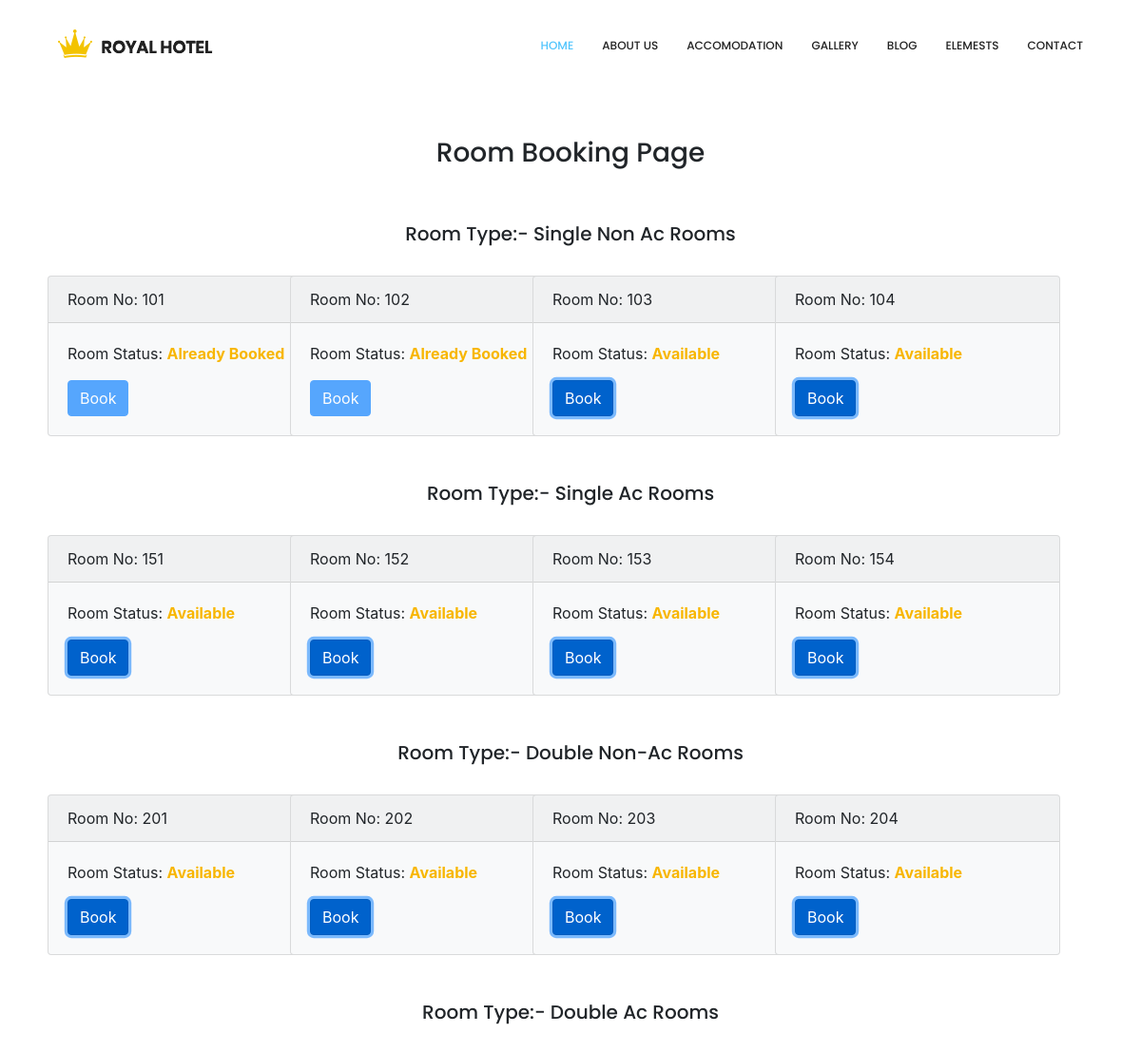
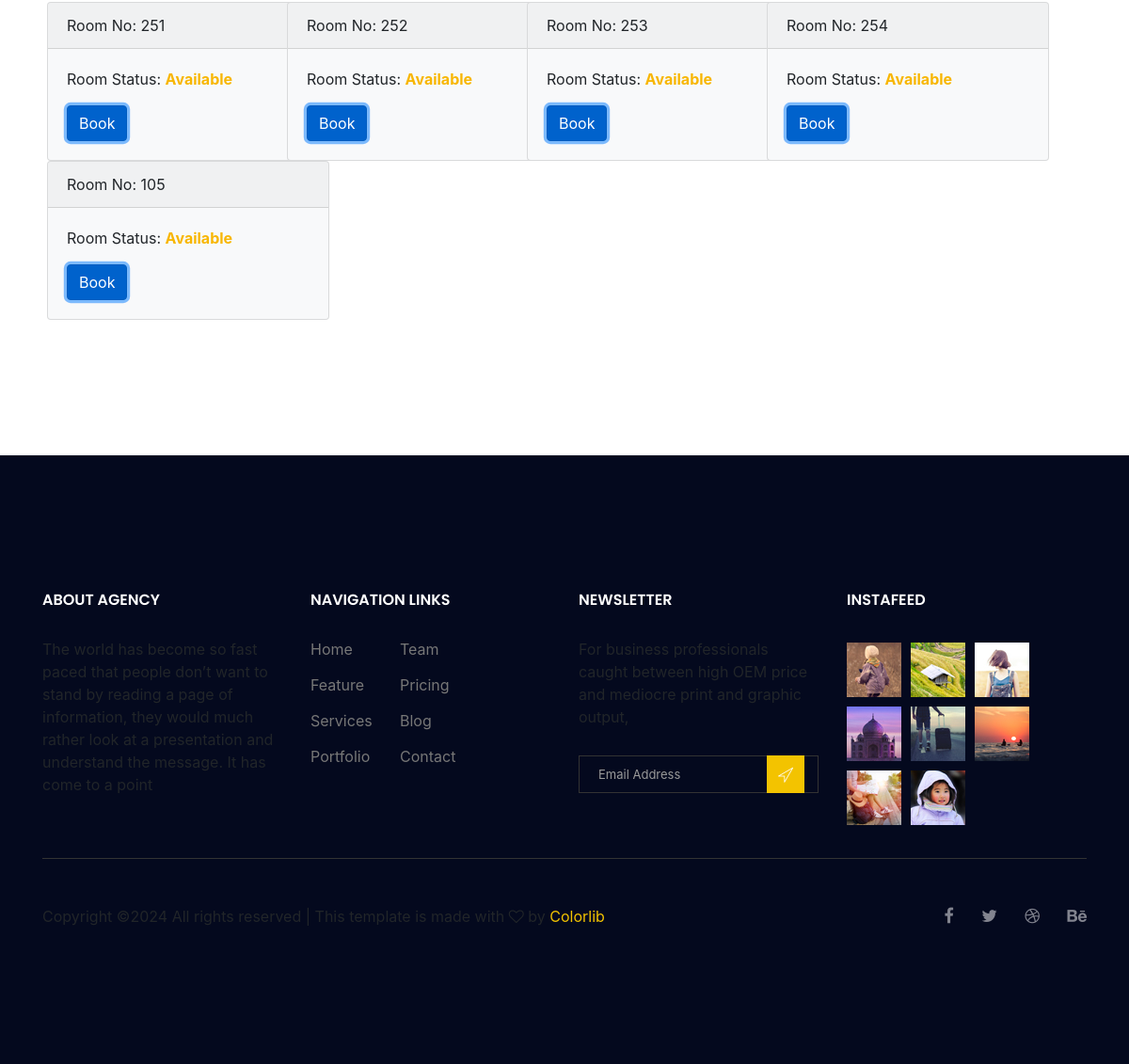
The page /rooms.php on the database its author committed (2 pictures, top to bottom).
### tables this page shows
CREATE TABLE `single_non_ac` (
  `s_no` int(11) NOT NULL,
  `room_no` int(11) NOT NULL,
  `holder_name` varchar(100) NOT NULL,
  `holder_id` int(11) NOT NULL,
  `holder_mobile` varchar(100) NOT NULL,
  `holder_address` varchar(250) NOT NULL,
  `child` int(11) NOT NULL,
  `adult` int(11) NOT NULL,
  `in_date` varchar(100) NOT NULL,
  `out_date` varchar(100) NOT NULL,
  `status` int(11) NOT NULL
);

CREATE TABLE `single_ac` (
  `s_no` int(11) NOT NULL,
  `room_no` int(11) NOT NULL,
  `holder_name` varchar(100) DEFAULT NULL,
  `holder_id` int(11) DEFAULT NULL,
  `holder_mobile` varchar(100) DEFAULT NULL,
  `holder_address` varchar(250) DEFAULT NULL,
  `child` int(11) DEFAULT NULL,
  `adult` int(11) DEFAULT NULL,
  `in_date` varchar(100) DEFAULT NULL,
  `out_date` varchar(100) DEFAULT NULL,
  `status` int(11) DEFAULT NULL
);

CREATE TABLE `double_non_ac` (
  `s_no` int(11) NOT NULL,
  `room_no` int(11) NOT NULL,
  `holder_name` varchar(100) DEFAULT NULL,
  `holder_id` int(11) DEFAULT NULL,
  `holder_mobile` varchar(100) DEFAULT NULL,
  `holder_address` varchar(250) DEFAULT NULL,
  `child` int(11) DEFAULT NULL,
  `adult` int(11) DEFAULT NULL,
  `in_date` varchar(100) DEFAULT NULL,
  `out_date` varchar(100) DEFAULT NULL,
  `status` int(11) NOT NULL
);

CREATE TABLE `double_ac` (
  `s_no` int(11) NOT NULL,
  `room_no` int(11) NOT NULL,
  `holder_name` varchar(100) DEFAULT NULL,
  `holder_id` int(11) DEFAULT NULL,
  `holder_mobile` varchar(100) DEFAULT NULL,
  `holder_address` varchar(250) DEFAULT NULL,
  `child` int(11) DEFAULT NULL,
  `adult` int(11) DEFAULT NULL,
  `in_date` varchar(100) DEFAULT NULL,
  `out_date` varchar(100) DEFAULT NULL,
  `status` int(11) NOT NULL
);

### rooms.php (the view, shortened to what this page needs)
<!doctype html>
<html lang="en">
    <head>
        <link rel="stylesheet" href="css/bootstrap.css">
        <link rel="stylesheet" href="vendors/linericon/style.css">
        <link rel="stylesheet" href="css/font-awesome.min.css">
        <link rel="stylesheet" href="vendors/owl-carousel/owl.carousel.min.css">
        <link rel="stylesheet" href="vendors/bootstrap-datepicker/bootstrap-datetimepicker.min.css">
        <link rel="stylesheet" href="vendors/nice-select/css/nice-select.css">
        <link rel="stylesheet" href="vendors/owl-carousel/owl.carousel.min.css">
        <link rel="stylesheet" href="css/style.css">
        <link rel="stylesheet" href="css/responsive.css">
        <link rel="stylesheet" type="text/css" href="bootstrap-4.4.1/css/bootstrap.min.css">
    </head>
    <body>
        <header class="header_area">
            <div class="container">
                <nav class="navbar navbar-expand-lg navbar-light">
                    <a class="navbar-brand logo_h" href="index.html"><img src="image/Logo.png" alt=""></a>
                    <div class="collapse navbar-collapse offset" id="navbarSupportedContent">
                        <ul class="nav navbar-nav menu_nav ml-auto">
                            <li class="nav-item active"><a class="nav-link" href="index.html">Home</a></li>
                            <li class="nav-item"><a class="nav-link" href="about.html">About us</a></li>
                            <li class="nav-item"><a class="nav-link" href="accomodation.html">Accomodation</a></li>
                            <li class="nav-item"><a class="nav-link" href="gallery.html">Gallery</a></li>
                            <li class="nav-item submenu dropdown">
                                <a href="#" class="nav-link dropdown-toggle" data-toggle="dropdown" role="button" aria-haspopup="true" aria-expanded="false">Blog</a>
                            </li>
                            <li class="nav-item"><a class="nav-link" href="elements.html">Elemests</a></li>
                            <li class="nav-item"><a class="nav-link" href="contact.html">Contact</a></li>
                        </ul>
                    </div>
                </nav>
            </div>
        </header>
        <br><br><br><br><br><br>
       <div class="row">
       	<div class="col-md-12">
       		<center><h3>Room Booking Page</h3></center>
       	</div>
       </div><br><br>
       <center><h5>Room Type:-  Single Non Ac Rooms</h5></center><br>
        <div class="row">
            <?php
                $connection = mysqli_connect("localhost","root","");
                $query = "select * from single_non_ac";
                $query_run = mysqli_query($connection,$query);
                while($row = mysqli_fetch_assoc($query_run)){
                    ?>
                        <div class="col-md-2" style="margin-left: 50px;">
                        <div class="card bg-light" style="width: 300px">
                        <div class="card-header">Room No: <?php echo $row["room_no"]?></div>
                        <div class="card-body">
                            <p class="card-text">Room Status: <?php if($row["status"]==0){echo "<b>Available</b>";}else{echo "<b>Already Booked</b>";}?></p>
                            <a href="admin/book_room.php?rn=<?php echo $row['room_no'] . "&rt=a";?>" class="btn btn-primary <?php if($row["status"]==0){echo "active";}else{echo "disabled";}?>" role="button" aria-disabled="<?php if($row['status']==0){echo "false";}else{echo "true";}?>">Book</a>
                        </div>
                    </div>
                    </div>
                    <?php
                }
            ?>
        </div><br><br>
        <center><h5>Room Type:-  Single Ac Rooms</h5></center><br>
        <div class="row">
            <?php
                $connection = mysqli_connect("localhost","root","");
                $query = "select * from single_ac";
                $query_run = mysqli_query($connection,$query);
                while($row = mysqli_fetch_assoc($query_run)){
                    ?>
                        <div class="col-md-2" style="margin-left: 50px;">
                        <div class="card bg-light" style="width: 300px">
                        <div class="card-header">Room No: <?php echo $row["room_no"]?></div>
                        <div class="card-body">
                            <p class="card-text">Room Status: <?php if($row["status"]==0){echo "<b>Available</b>";}else{echo "<b>Already Booked</b>";}?></p>
                            <a href="admin/book_room.php?rn=<?php echo $row['room_no'] . "&rt=a";?>" class="btn btn-primary <?php if($row["status"]==0){echo "active";}else{echo "disabled";}?>" role="button" aria-disabled="<?php if($row['status']==0){echo "false";}else{echo "true";}?>">Book</a>
                        </div>
                    </div>
                    </div>
                    <?php
                }
            ?>
        </div><br><br>
        <center><h5>Room Type:-  Double Non-Ac Rooms</h5></center><br>
        <div class="row">
            <?php
                $connection = mysqli_connect("localhost","root","");
                $query = "select * from double_non_ac";
                $query_run = mysqli_query($connection,$query);
                while($row = mysqli_fetch_assoc($query_run)){
                    ?>
                        <div class="col-md-2" style="margin-left: 50px;">
                        <div class="card bg-light" style="width: 300px">
                        <div class="card-header">Room No: <?php echo $row["room_no"]?></div>
                        <div class="card-body">
                            <p class="card-text">Room Status: <?php if($row["status"]==0){echo "<b>Available</b>";}else{echo "<b>Already Booked</b>";}?></p>
                            <a href="admin/book_room.php?rn=<?php echo $row['room_no'] . "&rt=a";?>" class="btn btn-primary <?php if($row["status"]==0){echo "active";}else{echo "disabled";}?>" role="button" aria-disabled="<?php if($row['status']==0){echo "false";}else{echo "true";}?>">Book</a>
                        </div>
                    </div>
                    </div>
                    <?php
                }
            ?>
        </div><br><br>
        <center><h5>Room Type:-  Double Ac Rooms</h5></center><br>
        <div class="row">
            <?php
                $connection = mysqli_connect("localhost","root","");
                $query = "select * from double_ac";
                $query_run = mysqli_query($connection,$query);
                while($row = mysqli_fetch_assoc($query_run)){
                    ?>
                        <div class="col-md-2" style="margin-left: 50px;">
                        <div class="card bg-light" style="width: 300px">
                        <div class="card-header">Room No: <?php echo $row["room_no"]?></div>
                        <div class="card-body">
                            <p class="card-text">Room Status: <?php if($row["status"]==0){echo "<b>Available</b>";}else{echo "<b>Already Booked</b>";}?></p>
                            <a href="admin/book_room.php?rn=<?php echo $row['room_no'] . "&rt=a";?>" class="btn btn-primary <?php if($row["status"]==0){echo "active";}else{echo "disabled";}?>" role="button" aria-disabled="<?php if($row['status']==0){echo "false";}else{echo "true";}?>">Book</a>
                        </div>
                    </div>
                    </div>
                    <?php
                }
            ?>
        </div>
        <br><br><br><br><br><br>
        <footer class="footer-area section_gap">
            <div class="container">
                <div class="row">
                    <div class="col-lg-3  col-md-6 col-sm-6">
                        <div class="single-footer-widget">
                            <h6 class="footer_title">About Agency</h6>
                            <p>The world has become so fast paced that people don’t want to stand by reading a page of information, they would much rather look at a presentation and understand the message. It has come to a point </p>
                        </div>
                    </div>
                    <div class="col-lg-3 col-md-6 col-sm-6">
                        <div class="single-footer-widget">
                            <h6 class="footer_title">Navigation Links</h6>
                            <div class="row">
                                <div class="col-4">
                                    <ul class="list_style">
                                        <li><a href="#">Home</a></li>
                                        <li><a href="#">Feature</a></li>
                                        <li><a href="#">Services</a></li>
                                        <li><a href="#">Portfolio</a></li>
                                    </ul>
                                </div>
                                <div class="col-4">
                                    <ul class="list_style">
                                        <li><a href="#">Team</a></li>
                                        <li><a href="#">Pricing</a></li>
                                        <li><a href="#">Blog</a></li>
                                        <li><a href="#">Contact</a></li>
                                    </ul>
                                </div>
                            </div>
                        </div>
                    </div>
                    <div class="col-lg-3 col-md-6 col-sm-6">
                        <div class="single-footer-widget">
                            <h6 class="footer_title">Newsletter</h6>
                            <p>For business professionals caught between high OEM price and mediocre print and graphic output, </p>
                            <div id="mc_embed_signup">
                                <form target="_blank" action="https://spondonit.us12.list-manage.com/subscribe/post?u=1462626880ade1ac87bd9c93a&amp;id=92a4423d01" method="get" class="subscribe_form relative">
                                    <div class="input-group d-flex flex-row">
                                        <input name="EMAIL" placeholder="Email Address" onfocus="this.placeholder = ''" onblur="this.placeholder = 'Email Address '" required="" type="email">
                                        <button class="btn sub-btn"><span class="lnr lnr-location"></span></button>
                                    </div>
                                </form>
                            </div>
                        </div>
                    </div>
                    <div class="col-lg-3 col-md-6 col-sm-6">
                        <div class="single-footer-widget instafeed">
                            <h6 class="footer_title">InstaFeed</h6>
                            <ul class="list_style instafeed d-flex flex-wrap">
                                <li><img src="image/instagram/Image-01.jpg" alt=""></li>
                                <li><img src="image/instagram/Image-02.jpg" alt=""></li>
                                <li><img src="image/instagram/Image-03.jpg" alt=""></li>
                                <li><img src="image/instagram/Image-04.jpg" alt=""></li>
                                <li><img src="image/instagram/Image-05.jpg" alt=""></li>
                                <li><img src="image/instagram/Image-06.jpg" alt=""></li>
                                <li><img src="image/instagram/Image-07.jpg" alt=""></li>
                                <li><img src="image/instagram/Image-08.jpg" alt=""></li>
                            </ul>
                        </div>
                    </div>
                </div>
                <div class="border_line"></div>
                <div class="row footer-bottom d-flex justify-content-between align-items-center">
                    <p class="col-lg-8 col-sm-12 footer-text m-0">
Copyright &copy;<script>document.write(new Date().getFullYear());</script> All rights reserved | This template is made with <i class="fa fa-heart-o" aria-hidden="true"></i> by <a href="https://colorlib.com" target="_blank">Colorlib</a>
</p>
                    <div class="col-lg-4 col-sm-12 footer-social">
                        <a href="#"><i class="fa fa-facebook"></i></a>
                        <a href="#"><i class="fa fa-twitter"></i></a>
                        <a href="#"><i class="fa fa-dribbble"></i></a>
                        <a href="#"><i class="fa fa-behance"></i></a>
                    </div>
                </div>
            </div>
        </footer>
    </body>
</html>

### rows shown on the page
single_non_ac: room_no "101", status "Already Booked"
single_non_ac: room_no "102", status "Already Booked"
single_non_ac: room_no "103", status "Available"
single_non_ac: room_no "104", status "Available"
single_ac: room_no "151", status "Available"
single_ac: room_no "152", status "Available"
single_ac: room_no "153", status "Available"
single_ac: room_no "154", status "Available"
double_non_ac: room_no "201", status "Available"
double_non_ac: room_no "202", status "Available"
double_non_ac: room_no "203", status "Available"
double_non_ac: room_no "204", status "Available"
double_ac: room_no "251", status "Available"
double_ac: room_no "252", status "Available"
double_ac: room_no "253", status "Available"
double_ac: room_no "254", status "Available"
double_ac: room_no "105", status "Available"
